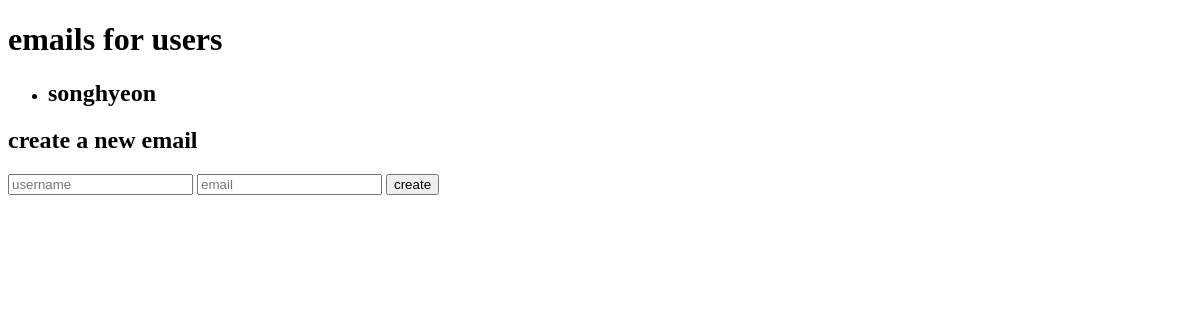
The app's page /, older data.
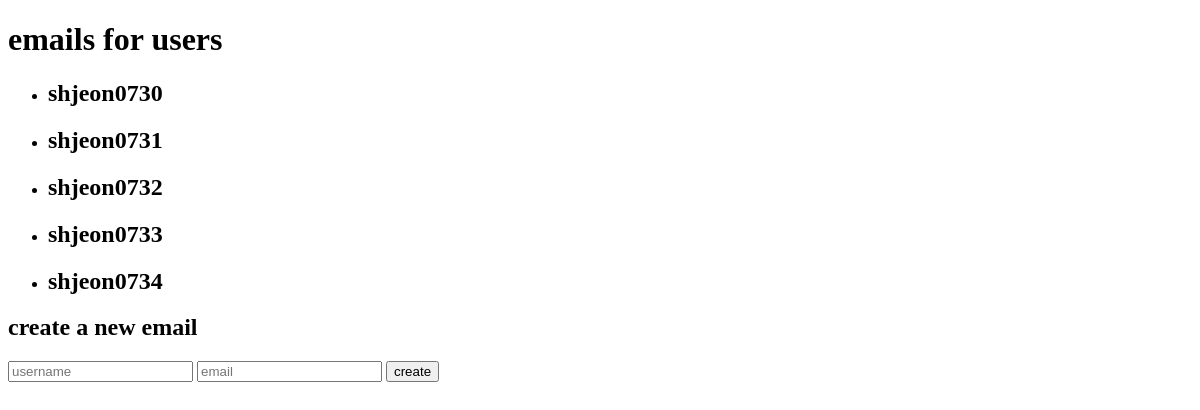
The same page, newer data.
### server/models/user.py (models this page shows, shortened)
class User(db.Model, SerializerMixin):
    id: Mapped[Integer] = mapped_column(Integer, primary_key=True)
    username: Mapped[String] = mapped_column(
        String, unique=True, nullable=False)
    emails: Mapped[List[Email]] = relationship(
        Email,
        backref="user",
        lazy=True,
        cascade="all, delete-orphan",
    )

### server/__Init__.py (the view)
@app.route("/", methods=["GET"])
def init():
    with app.app_context():
        print("creating database...")
        db.create_all()
        users = db.session.execute(
            db.select(User).order_by(User.username)).scalars()
        return render_template("user/index.html", users=users)

### server/templates/user/index.html (shortened to what this page needs)
<!DOCTYPE html>
<html>
<head>
</head>
<body>
    <h1>emails for users</h1>
    <div id="email-list">
        <ul>
            {% for user in users %}
            <li>
                <div>
                    <h2>{{ user.username }}</h2>
                </div>
            </li>
            {% endfor %}
        </ul>
    </div>
    <h2>create a new email</h2>
    <form hx-post="/users/create-and-list" hx-target="#email-list" >
        <input type="text" name="username" placeholder="username" />
        <input type="text" name="email" placeholder="email" />
        <button type="submit">
            create
        </button>
    </form>
</html>

Row changes from the older to the newer data that the page shows:
changed User: username "songhyeon" → "shjeon0730"
added User: username "shjeon0731"
added User: username "shjeon0732"
added User: username "shjeon0733"
added User: username "shjeon0734"
